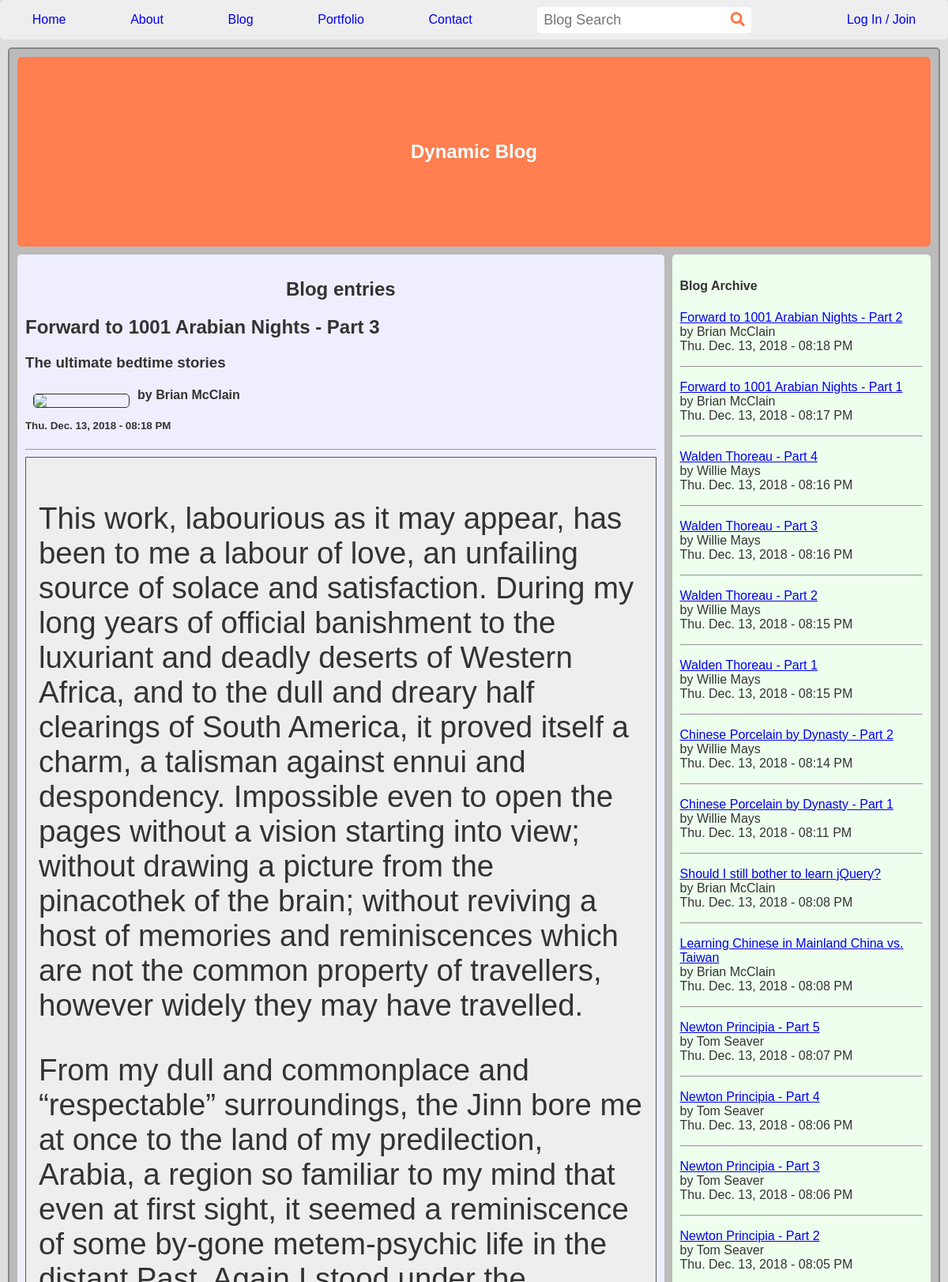
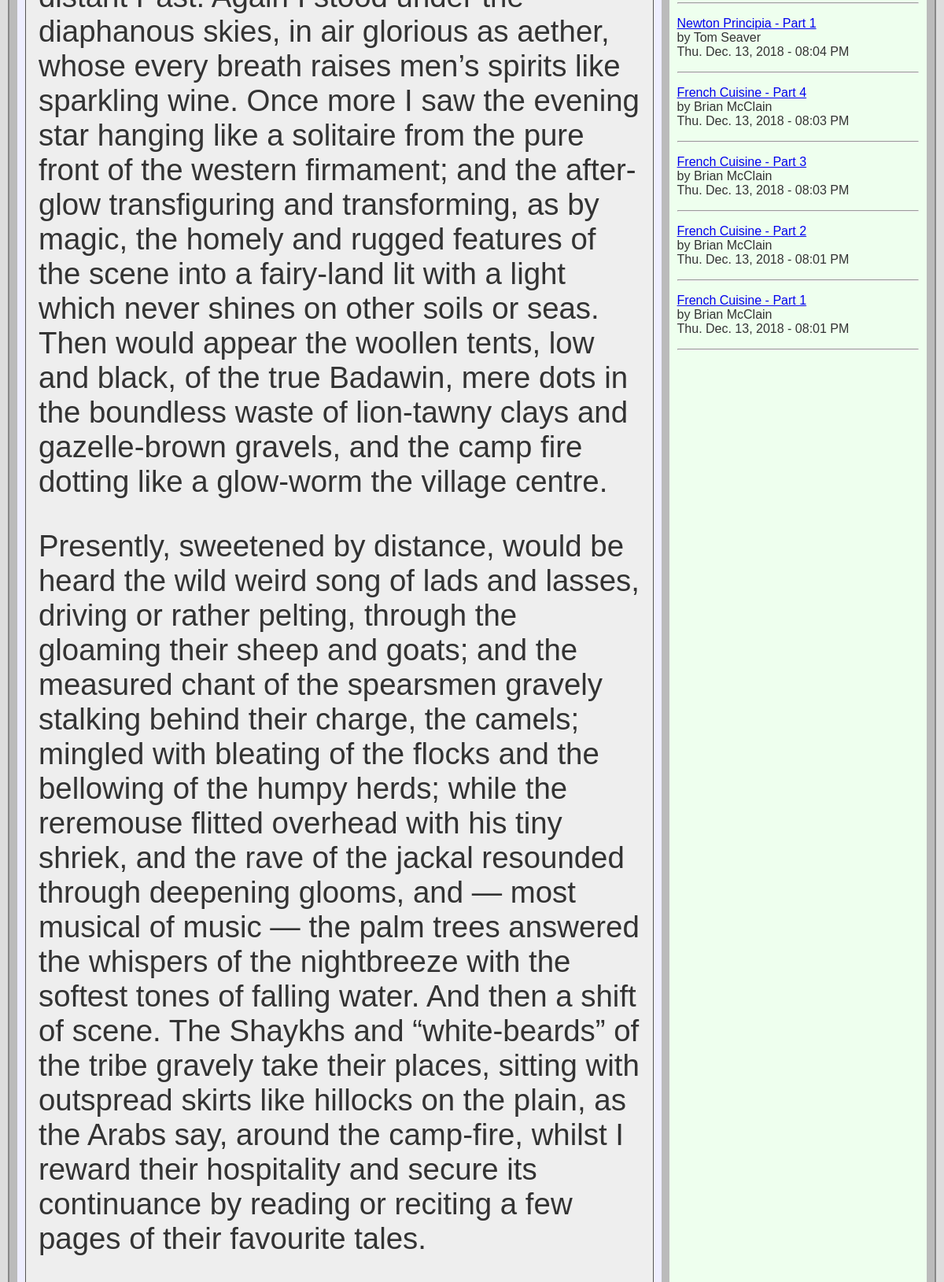
/blog/blog.php (upper part), run on the app's committed database (2 pictures, top to bottom).
### tables this page shows
CREATE TABLE IF NOT EXISTS `blogs` (
  `IDblog` int(5) NOT NULL,
  `blogTitle` varchar(250) NOT NULL,
  `blogBlurb` varchar(250) NOT NULL,
  `blogEntry` text NOT NULL,
  `mbrID` int(5) NOT NULL,
  `blogTime` timestamp NOT NULL DEFAULT CURRENT_TIMESTAMP
);

CREATE TABLE IF NOT EXISTS `members` (
  `IDmbr` int(6) NOT NULL AUTO_INCREMENT,
  `firstName` varchar(25) NOT NULL,
  `lastName` varchar(25) NOT NULL,
  `email` varchar(50) NOT NULL,
  `user` varchar(15) NOT NULL,
  `pswd` varchar(15) NOT NULL,
  `joinTime` timestamp NOT NULL DEFAULT CURRENT_TIMESTAMP,
  PRIMARY KEY (`IDmbr`)
);

### blog/blog.php (the view, shortened to what this page needs)
<?php
include '../includes/login-join-proc.php';
$query = "SELECT * FROM blogs, members
WHERE blogs.mbrID = members.IDmbr
ORDER BY blogTime DESC";
$result = mysqli_query($conn, $query);
$row = mysqli_fetch_array($result);
?>
<!DOCTYPE html>
<html lang="en-us">
<?php include '../includes/head.php'; ?>
<body>
    <?php include '../includes/nav.php'; ?>
    <div id="container">
        <?php include '../includes/header.php'; ?>
        <main>
            <article>
                <h1>Blog entries</h1>
                <h2><?php echo $row['blogTitle']; ?></h2>
                <h3><?php echo $row['blogBlurb']; ?></h3>
                <img src="../images/00-coming-soon.png" style="float:left; width:120px; margin:10px; border:1px solid #333;">
                <h4>by <?php echo $row['firstName'] . ' ' . $row['lastName']; ?></h4>
                <h5><?php echo date('D. M. d, Y - h:i A', strtotime($row['blogTime'])); ?></h5>
                <hr/>
                <div id="blogEntry">
                    <?php echo $row['blogEntry']; ?>
                </div>
            </article>
        </main>
        <aside>
            <h4>Blog Archive</h4>
            <?php while($row = mysqli_fetch_array($result)) { ?>
                <p>
                    <a href="blogArchive.php?blogID=<?php echo $row['IDblog']; ?>">
                        <?php echo $row['blogTitle']; ?>
                    </a>
                    <br/>
                        by <?php echo $row['firstName'] . ' ' . $row['lastName']; ?><br/>
                        <?php echo date('D. M. d, Y - h:i A', strtotime($row['blogTime'])); ?><br/>
                </p>
                <hr/>
            <?php } ?>
        </aside>
    </div>
</body>
</html>

### css/blog.css (style rules this page uses)
* { border-radius: 5px; }
body { background-color: #DDD; color: #333; font-family: sans-serif; margin: 0; padding: 0; }
#container { display: grid; grid-template-columns: 1fr 50px; grid-template-areas: "nav burger" "header header" "main main" "aside aside" "footer footer"; grid-gap: 10px; background-color: #BBB; padding: 10px; margin: 10px; border: 2px solid #888; min-height: 70vh; }
aside { grid-area: aside; background-color: #EFE; padding: 10px; min-height: 20vh; }
main { grid-area: main; background-color: #EEF; padding: 10px; min-height: 20vh; }
h1 { text-align: center; font-size: 1.5rem; }
article hr { clear: both; }
@media (min-width:800px) { #container { grid-template-columns: 5fr 2fr; grid-template-areas: "header header" "main aside" "footer footer"; } }
@media (min-width:800px) { body { padding-top: 50px; } }
#preview-div, #blogEntry { width: 100%; padding: 2%; margin: 0; min-height: 400px; border: 1px solid #555; border-radius: 0; background-color: #EEE; }
#blogEntry { font-size: 2.4em; }
article #blogEntry { width: auto; }

### data on the page
blogs: blogTitle "Forward to 1001 Arabian Nights - Part 3", blogBlurb "The ultimate bedtime stories", blogTime "Thu. Dec. 13, 2018 - 08:18 PM", blogEntry "This work, labourious as it may appear, has been to me a labour of love, an unfailing source of solace and satisfaction. During my long years of official banishment to the luxuriant and deadly deserts of Western Africa, and to the dull and dreary half clearings of South America, it proved itself a charm, a talisman against ennui and despondency. Impossible even to open the pages without a vision starting into view; without drawing a picture from the pinacothek of the brain; without reviving a host of memories and reminiscences which are not the common property of travellers, however widely they may have travelled. From my dull and commonplace and “respectable” surroundings, the Jinn bore me…"
members: firstName "Brian", lastName "McClain"
blogs: blogTitle "Forward to 1001 Arabian Nights - Part 2", members.firstName "Brian", members.lastName "McClain", blogTime "Thu. Dec. 13, 2018 - 08:18 PM"
blogs: blogTitle "Forward to 1001 Arabian Nights - Part 1", members.firstName "Brian", members.lastName "McClain", blogTime "Thu. Dec. 13, 2018 - 08:17 PM"
blogs: blogTitle "Walden Thoreau - Part 4", members.firstName "Willie", members.lastName "Mays", blogTime "Thu. Dec. 13, 2018 - 08:16 PM"
blogs: blogTitle "Walden Thoreau - Part 3", members.firstName "Willie", members.lastName "Mays", blogTime "Thu. Dec. 13, 2018 - 08:16 PM"
blogs: blogTitle "Walden Thoreau - Part 2", members.firstName "Willie", members.lastName "Mays", blogTime "Thu. Dec. 13, 2018 - 08:15 PM"
blogs: blogTitle "Walden Thoreau - Part 1", members.firstName "Willie", members.lastName "Mays", blogTime "Thu. Dec. 13, 2018 - 08:15 PM"
blogs: blogTitle "Chinese Porcelain by Dynasty - Part 2", members.firstName "Willie", members.lastName "Mays", blogTime "Thu. Dec. 13, 2018 - 08:14 PM"
blogs: blogTitle "Chinese Porcelain by Dynasty - Part 1", members.firstName "Willie", members.lastName "Mays", blogTime "Thu. Dec. 13, 2018 - 08:11 PM"
blogs: blogTitle "Should I still bother to learn jQuery?", members.firstName "Brian", members.lastName "McClain", blogTime "Thu. Dec. 13, 2018 - 08:08 PM"
blogs: blogTitle "Learning Chinese in Mainland China vs. Taiwan", members.firstName "Brian", members.lastName "McClain", blogTime "Thu. Dec. 13, 2018 - 08:08 PM"
blogs: blogTitle "Newton Principia - Part 5", members.firstName "Tom", members.lastName "Seaver", blogTime "Thu. Dec. 13, 2018 - 08:07 PM"
blogs: blogTitle "Newton Principia - Part 4", members.firstName "Tom", members.lastName "Seaver", blogTime "Thu. Dec. 13, 2018 - 08:06 PM"
blogs: blogTitle "Newton Principia - Part 3", members.firstName "Tom", members.lastName "Seaver", blogTime "Thu. Dec. 13, 2018 - 08:06 PM"
blogs: blogTitle "Newton Principia - Part 2", members.firstName "Tom", members.lastName "Seaver", blogTime "Thu. Dec. 13, 2018 - 08:05 PM"
blogs: blogTitle "Newton Principia - Part 1", members.firstName "Tom", members.lastName "Seaver", blogTime "Thu. Dec. 13, 2018 - 08:04 PM"
blogs: blogTitle "French Cuisine - Part 4", members.firstName "Brian", members.lastName "McClain", blogTime "Thu. Dec. 13, 2018 - 08:03 PM"
blogs: blogTitle "French Cuisine - Part 3", members.firstName "Brian", members.lastName "McClain", blogTime "Thu. Dec. 13, 2018 - 08:03 PM"
blogs: blogTitle "French Cuisine - Part 2", members.firstName "Brian", members.lastName "McClain", blogTime "Thu. Dec. 13, 2018 - 08:01 PM"
blogs: blogTitle "French Cuisine - Part 1", members.firstName "Brian", members.lastName "McClain", blogTime "Thu. Dec. 13, 2018 - 08:01 PM"
